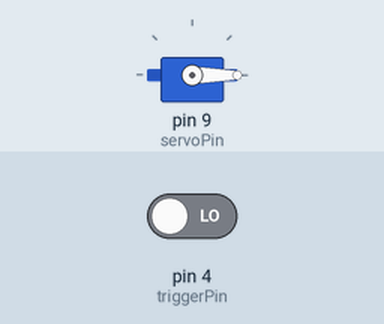
This sketch was run on a simulated Arduino Uno, built with avr-gcc and run on an emulated ATmega328P. On the bench: servo. Inputs (shaded band) come from the test bench; at power-on: pin 4 (triggerPin) LOW.

Above: at 1.2 s.
1.3 s: pin 4 (triggerPin) driven HIGH
At 1.8 s:
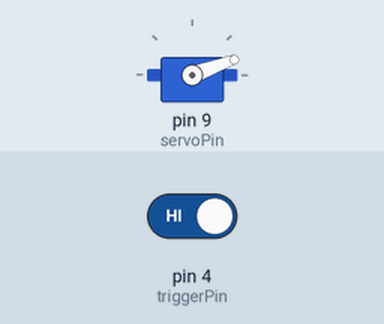
4.3 s: pin 4 (triggerPin) driven LOW
At 5.2 s:
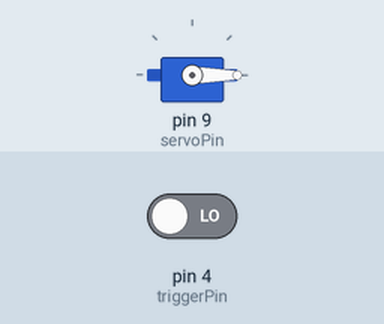
Timing chart, 0 to 7.3 s (numbered marks = the images above; inputs shaded):
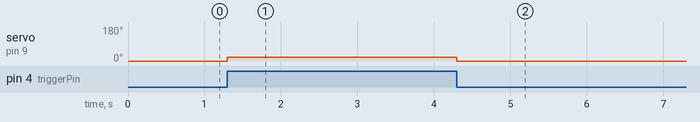

Measured:
- after the input at 1.3 s, servo on pin 9 (servoPin): 0° → 20° at once
- after the input at 4.3 s, servo on pin 9 (servoPin): 20° → 0° at once

The sketch:

actor.ino.ino
```cpp
/**
 *
 */

#include <Servo.h>

const int triggerPin = 4;
const int servoPin = 9;

const int endPos = 20;
const int startPos = 0;

int pos = 0;    // variable to store the servo position´
Servo myservo;

void setup() {
  // put your setup code here, to run once:
  myservo.attach(servoPin);  // attaches the servo on pin 9 to the servo object
  myservo.write(startPos);

  pinMode(triggerPin, INPUT);
  Serial.begin(9600);
}

void loop() {
  if (digitalRead(triggerPin)) {
    myservo.write(endPos);
    delay(100);
    myservo.write(startPos);
  }
}
```
